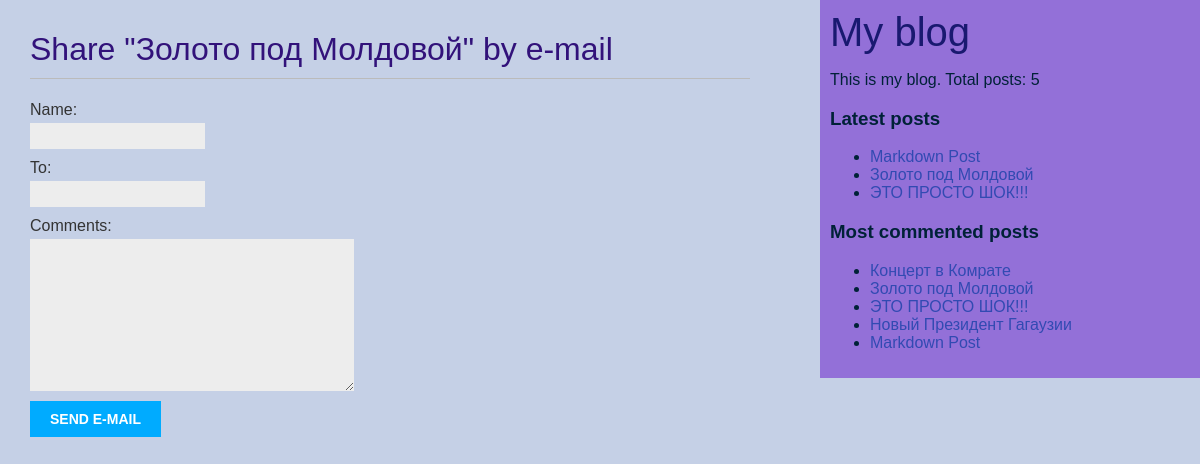
/blog/4/share/, run on the app's committed database.
### blog/models.py (models this page shows, shortened)
class Post(models.Model):
    class Status(models.TextChoices):
        DRAFT = 'DF', 'Draft'
        PUBLISHED = 'PB', 'Published'
    title = models.CharField(max_length=250)
    slug = models.SlugField(max_length=250, unique_for_date='publish')
    author = models.ForeignKey(User,
                               on_delete=models.CASCADE,
                               related_name='blog_posts')
    body = models.TextField()
    publish = models.DateTimeField(default=timezone.now)
    created = models.DateTimeField(auto_now_add=True)
    updated = models.DateTimeField(auto_now=True)
    status = models.CharField(max_length=2,
                              choices=Status.choices,
                              default=Status.DRAFT)
    tags = TaggableManager()
    objects = models.Manager()
    published = PublishedManager()
    def get_absolute_url(self):
        return reverse('blog:post_detail',
                       args=[self.publish.year,
                             self.publish.month,
                             self.publish.day,
                             self.slug])
    class Meta:
        ordering = ['-publish']
        indexes = [
            models.Index(fields=['-publish']),
        ]

### blog/views.py (the view)
# urls.py: path('<int:post_id>/share/', views.post_share, name='post_share'),
def post_share(request, post_id):
    post = get_object_or_404(Post,
                             id=post_id,
                             status=Post.Status.PUBLISHED)
    sent = False
    if request.method == 'POST':
        form = EmailPostForm(request.POST)
        if form.is_valid():
            cd = form.cleaned_data
            post_url = request.build_absolute_uri(post.get_absolute_url())
            subject = f'{cd["name"]} recommends you read {post.title}'
            message = f'Read {post.title} at {post_url}\n\n {cd["name"]}\'s comments: {cd["comments"]}'
            send_mail(subject, message, 'popilchmo@gmail.com', [cd["to"]])
            sent = True
    else:
        form = EmailPostForm()
    return render(request, 'blog/post/share.html', {'post': post, 'form': form, 'sent': sent})

### blog/forms.py
class EmailPostForm(forms.Form):
    name = forms.CharField(max_length=25)
    email_ = forms.EmailField()
    to = forms.EmailField()
    comments = forms.CharField(required=False, widget=forms.Textarea)

### blog/models.py (called while the page is built)
    def get_queryset(self):
        return super().get_queryset().filter(status=Post.Status.PUBLISHED)

### blog/templatetags/blog_tags.py (called while the page is built)
@register.simple_tag
def total_posts():
    return Post.published.count()

@register.inclusion_tag('blog/post/latest_posts.html')
def show_latest_posts(count=5):
    latest_post = Post.published.order_by('-publish')[:count]
    return {'latest_posts': latest_post}

@register.simple_tag
def get_most_commented_posts(count=5):
    return Post.published.annotate(total_comments=Count('comments')).order_by('-total_comments')[:count]

### blog/templates/blog/post/share.html (shortened to what this page needs)
{% extends "blog/base.html" %}
{% block content %}
 {% if sent %}
 <h1>E-mail successfully sent</h1>
 <p>
 "{{ post.title }}" was successfully sent
 to {{ form.cleaned_data.to }}.
 </p>
 {% else %}
 <h1>Share "{{ post.title }}" by e-mail</h1>
 <form method="post">
 {{ form.as_p }}
 <input type="submit" value="Send e-mail">
 </form>
 {% endif %}
{% endblock %}

### blog/templates/blog/base.html (shortened to what this page needs)
{% load blog_tags %}
{% load static %}
<!DOCTYPE html>
<html>
<head>
 <link href="{% static 'blog/css/blog.css' %}" rel="stylesheet">
</head>
<body>
 <div id="content">
 {% block content %}
 {% endblock %}
 </div>
 <div id="sidebar">
  <a class="logo-link" href="{% url 'blog:post_list' %}">My blog</a>
 <p>This is my blog.
  Total posts: {% total_posts %}
 </p>
  <h3>Latest posts</h3>
 {% show_latest_posts 3 %}
  <h3>Most commented posts</h3>
 {% get_most_commented_posts as most_commented_posts %}
 <ul>
 {% for post in most_commented_posts %}
 <li>
 <a href="{{ post.get_absolute_url }}">{{ post.title }}</a>
 </li>
 {% endfor %}
 </ul>
 </div>
</body>
</html>

### blog/templates/blog/post/latest_posts.html
<ul>
 {% for post in latest_posts %}
 <li>
 <a href="{{ post.get_absolute_url }}">{{ post.title }}</a>
 </li>
 {% endfor %}
</ul>

### blog/static/blog/css/blog.css (style rules this page uses)
body { margin:0; padding:0; font-family:helvetica, sans-serif; background: #C5D0E6; color: #002137; }
a { color: #324AB2; text-decoration:none; }
.logo-link { text-decoration: none; color: #191970; font-size: 40px; font-weight:normal; }
h1 { font-weight:normal; border-bottom:1px solid #bbb; padding:0 0 10px 0; color: #32127A; }
#content { float:left; width:60%; padding:0 0 0 30px; margin-top: 10px; }
#sidebar { float:right; width:30%; padding:10px; background:#9370D8; height:100%; }
label { float:left; clear:both; color:#333; margin-bottom:4px; }
input, textarea { clear:both; float:left; margin:0 0 10px; background:#ededed; border:0; padding:6px 10px; font-size:12px; }
input[type=submit] { font-weight:bold; background:#00abff; color:#fff; padding:10px 20px; font-size:14px; text-transform:uppercase; }

### data on the page
Post: title "Золото под Молдовой"
Post: title "Markdown Post"
Post: title "ЭТО ПРОСТО ШОК!!!"
Post: title "Концерт в Комрате"
Post: title "Новый Президент Гагаузии"
